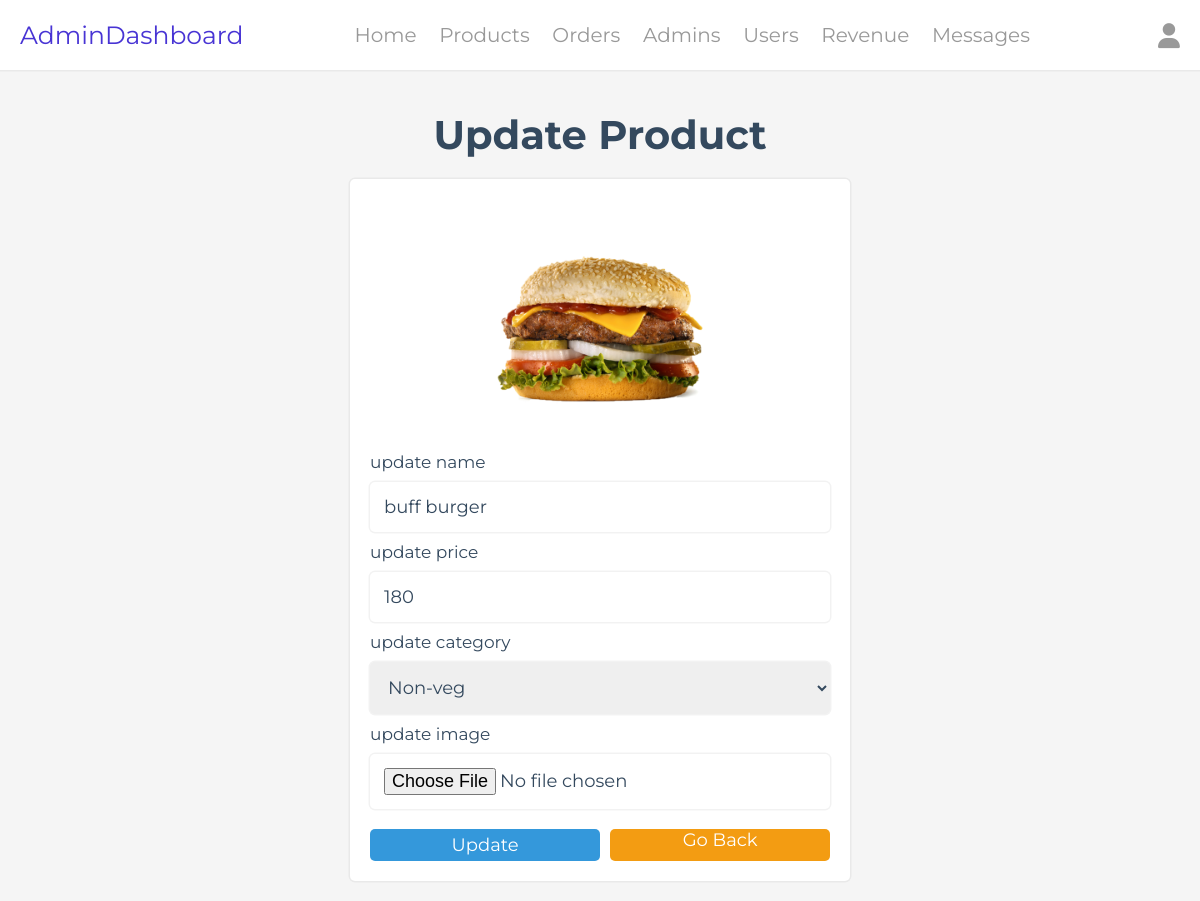
The app's page /admin/update_product.php?update=17 (signed in) with its own data.
### tables this page shows
CREATE TABLE `products` (
  `id` int(100) NOT NULL,
  `name` varchar(100) NOT NULL,
  `category` varchar(100) NOT NULL,
  `price` int(10) NOT NULL,
  `image` varchar(100) NOT NULL
);

### admin/update_product.php (the view, shortened to what this page needs)
<?php
include '../components/connect.php';
?>
<!DOCTYPE html>
<html lang="en">
<head>
   <link rel="stylesheet" href="https://cdnjs.cloudflare.com/ajax/libs/font-awesome/6.1.1/css/all.min.css">
   <link rel="stylesheet" href="../css/admin_style.css">
</head>
<body>
   <?php include '../components/admin_header.php' ?>
   <section class="update-product">
      <h1 class="heading">update product</h1>
      <?php
      $update_id = $_GET['update'];
      $show_products = $conn->prepare("SELECT * FROM `products` WHERE id = ?");
      $show_products->execute([$update_id]);
      if ($show_products->rowCount() > 0) {
         while ($fetch_products = $show_products->fetch(PDO::FETCH_ASSOC)) {
      ?>
            <form action="" method="POST" enctype="multipart/form-data">
               <img src="../uploaded_img/<?= $fetch_products['image']; ?>" alt="">
               <span>update name</span>
               <input type="text" required placeholder="enter product name" name="name" maxlength="100" class="box" value="<?= $fetch_products['name']; ?>">
               <span>update price</span>
               <input type="number" min="0" max="9999999999" required placeholder="enter product price" name="price" onkeypress="if(this.value.length == 10) return false;" class="box" value="<?= $fetch_products['price']; ?>">
               <span>update category</span>
               <select name="category" class="box" required>
                  <option selected value="<?= $fetch_products['category']; ?>"><?= $fetch_products['category']; ?></option>
               </select>
               <span>update image</span>
               <input type="file" name="image" class="box" accept="image/jpg, image/jpeg, image/png, image/webp">
               <div class="flex-btn">
                  <input type="submit" value="update" class="btn" name="update">
                  <a href="products.php" class="option-btn">go back</a>
               </div>
            </form>
      <?php
         }
      } else {
         echo '<p class="empty">no products added yet!</p>';
      }
      ?>
   </section>
</body>
</html>

### css/admin_style.css (style rules this page uses)
:root { --main-color:#4834d4; --red:#e74c3c; --orange:#f39c12; --black:#34495e; --white:#fff; --light-bg:#f5f5f5; --light-color:#999; --border:.2rem solid var(--black); --box-shadow:box-shadow: rgba(0, 0, 0, 0.05) 0px 0px 0px 1.5px;; }
* { font-family: 'Montserrat', sans-serif; margin:0; padding:0; box-sizing: border-box; text-decoration: none; outline: none; border:none; }
html { font-size: 62.5%; overflow-x: hidden; }
body { background-color: var(--light-bg); }
section { max-width: 1200px; margin:0 auto; padding:2rem; }
.btn, .delete-btn, .option-btn { display: block; margin-top: 1rem; border-radius: .5rem; cursor: pointer; width: 100%; font-size: 1.8rem; color:var(--white); text-transform: capitalize; text-align: center; }
.btn { background-color: var(--main-color); display: inline-block; margin-top: 10px; padding: 5px 10px; background-color: #3498db; color: #fff; text-decoration: none; border-radius: 5px; }
.option-btn { background-color: var(--orange); }
.flex-btn { display: flex; gap:1rem; }
.heading { text-align: center; margin-top: 2rem; margin-bottom: 2rem; text-transform: capitalize; color:var(--black); font-size: 4rem; }
.update-product form { margin:0 auto; max-width: 50rem; background-color: var(--white); border-radius: .5rem; box-shadow: rgba(0, 0, 0, 0.05) 0px 0px 0px 1.5px; padding:2rem; }
.update-product form img { height: 25rem; width: 100%; object-fit: contain; }
.update-product form .box { box-shadow: rgba(0, 0, 0, 0.05) 0px 0px 0px 1.5px; width: 100%; padding:1.4rem; font-size: 1.8rem; color:var(--black); border-radius: .5rem; margin: 1rem 0; }
.update-product form span { font-size: 1.7rem; color:var(--black); }

### records on screen
products: image (picture), name "buff burger", price "180", category "Non-veg"
